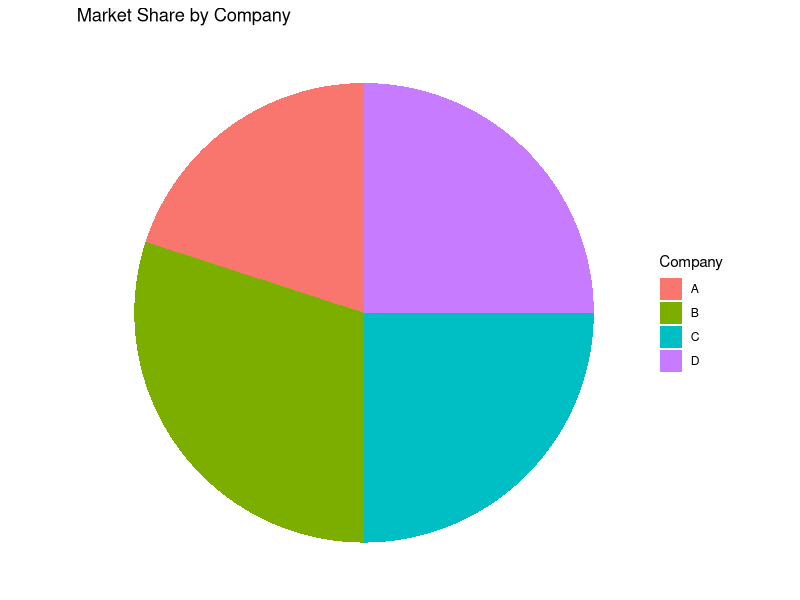

Generate this figure with R:
library(ggplot2)

market_share_data <- data.frame(
  Company = c("A", "B", "C", "D"),
  Market_Share = c(20, 30, 25, 25)
)

ggplot(market_share_data, aes(x = "", y = Market_Share, fill = Company)) +
  geom_bar(stat = "identity", width = 1) +
  coord_polar("y") +
  labs(title = "Market Share by Company") +
  theme_void() +
  theme(legend.position = "right")
